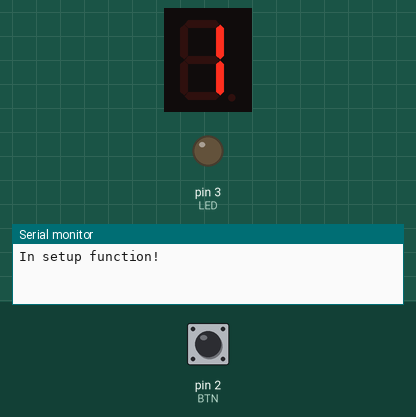
This sketch was run on a simulated Arduino Uno, built with avr-gcc and run on an emulated ATmega328P. Parts: 1-digit seven-segment display, output pins drawn as LEDs (lit = HIGH), the last lines printed to the serial monitor. Wiring (inferred from the names in the program): 1-digit 7-segment display, segments lit when HIGH: segments pin 13, pin 12, pin 11, pin 10, pin 9, pin 8, pin 7, pin 6. The inputs (shaded band) are chosen by the test bench; at power-on: pin 2 (BTN) LOW. The segment pins are drawn as the display they are named for; pins used as bus, display or sensor lines are not drawn.

Above: at 0.1 s.
At 16.1 s:
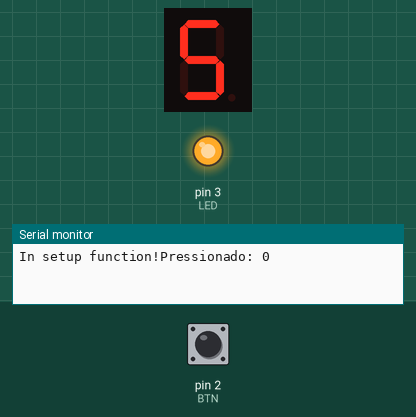
At 25.1 s:
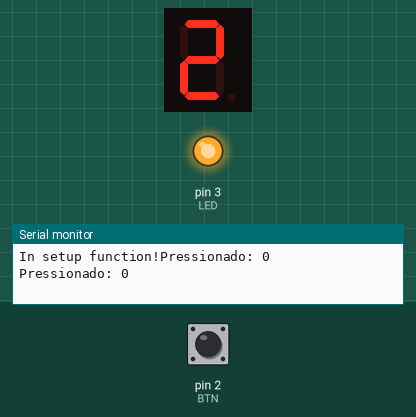
At 34.1 s:
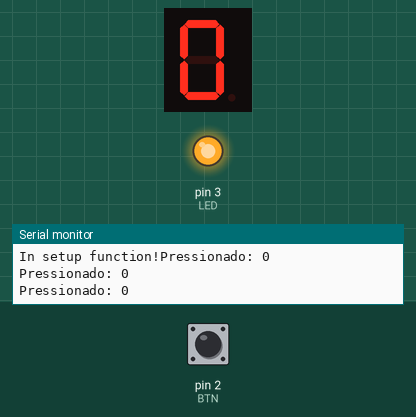
Timing chart, 0 to 35.6 s (numbered marks = the images above):
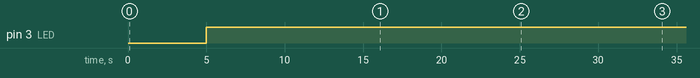

The sketch:

Desafio1_Eduardo_Junqueira_30241_.ino
```cpp
//////////////////////////////////////////////////////////////////////////////
//
// Desafio 1 - Nov'14 2024
//
//////////////////////////////////////////////////////////////////////////////

//////////////////////////////////////////////////////////////////////////////
//
// Eduardo Miguel Moreira Junqueira ERSC nº30241 3ano Turma B
//
//link Trinkercad:https://www.tinkercad.com/things/8ZsrGOqhGES/editel?sharecode=yKUSDT26VXurxIqaBJqq9_jDP0zb4j1cHzf9ATJ2zOA
//////////////////////////////////////////////////////////////////////////////

// Define os pinos do display de 7 segmentos
#define A 13
#define B 12
#define C 11
#define D 10
#define E 9
#define F 8
#define G 7
#define DP 6

// Define os pinos do LED e do Botão
#define LED 3
#define BTN 2

#define dW digitalWrite //Atalho para digitalWrite
#define F_CPU 16000000  // Frequência do clock para o Timer1

// Variáveis globais
volatile bool timerFlag = false;// Flag para indicar que o temporizador terminou, começa com false
volatile bool buttonPressed = false;
int countValue = 1;
int buttonPressCount = 0;//Contador de pressão do Button BTN
int timer1_period = 15624;//Valor inicial do temporizador quantidade que é possível ler numeros de cliques em 1 segundo

//Estados Possíveis 3
enum Estado { COUNTING, LED_ON, LED_BLINK };
Estado estadoAtual = COUNTING; //Estado inicial de contagem

//Protótipos das funções
void setupTimer1(float frequency);
void turnOffDisplay();
void numToDisplay(int num);

//Função Setup de inicialização
void setup() {
    Serial.begin(9600);
    Serial.print("In setup function!");//Apenas para verificar se está a passar pela função de setup
    setupTimer1(1);

    pinMode(LED, OUTPUT);   // Define o pino do LED como saída
    pinMode(BTN, INPUT);    // Define o pino do botão como entrada

 // Define os pinos do display de 7 segmentos como saída
    pinMode(A, OUTPUT);
    pinMode(B, OUTPUT);
    pinMode(C, OUTPUT);
    pinMode(D, OUTPUT);
    pinMode(E, OUTPUT);
    pinMode(F, OUTPUT);
    pinMode(G, OUTPUT);
    pinMode(DP, OUTPUT);
// Inicializa o estado do LED que é LOW e do display
    dW(LED, LOW);
    turnOffDisplay();
    attachInterrupt(digitalPinToInterrupt(BTN), buttonISR, RISING); // Interrupção para o botão
}

//Função  Loop de  Controlo
void loop() {

    if (timerFlag) { // Se o temporizador terminou
        timerFlag = false;// Reseta a flag

//3 estados Switch Case:
        switch (estadoAtual) {
            case COUNTING:
                if (countValue <= 5) {
                    numToDisplay(countValue);// Mostra o número no display
                    countValue++;// Decrementa o número em oredem crescente até 5
                } else {
                    estadoAtual = LED_ON;// Passa para o estado ON
                    dW(LED, HIGH);// Liga o LED
                    countValue = 4; // Reseta num para 4 segundos
                    //Falta a parte de clicar 9 vezes no botão e ele fazer Reset
                }
                break;

            case LED_ON:
                if (countValue > 0) {
                    countValue--;// Decrementa o tempo de 4 segundos
                } else {
                    Serial.print("Pressionado: ");
                    Serial.println(buttonPressCount);//Mostra o número de pressões na linha de Comandos
                    numToDisplay(buttonPressCount);// Mostra o número de pressões no display
                    estadoAtual = LED_BLINK;// Passa para o estado BLINK
                    countValue = buttonPressCount;//Guarda em countValue o valor de cliques pressionados
                }
                break;

            case LED_BLINK:
                 // Pisca o LED com uma frequência baseada em cnt
                for (int i = 0; i < buttonPressCount; i++) {
                    dW(LED, HIGH);
                    delayMicroseconds(1000000);// 100ms ligado
                    dW(LED, LOW);
                    delayMicroseconds(1000000);  // 100ms desligado
                }
                estadoAtual = COUNTING;// Reinicia o ciclo volta para o estado inicial COUNTING
                countValue = 1;//Reinicia o valor da constante para 1
                buttonPressCount = 0;//Reinicia o valor de cliques
                break;
        }
    }
// Interrupção externa para o botão
    if (buttonPressed) {
        buttonPressed = false;

        if (estadoAtual == COUNTING) // Verifica se o estado atual é o inicial COUNTING
        {
            countValue = 1;
        } else if (estadoAtual == LED_ON) {
            buttonPressCount++;
            if (buttonPressCount == 9) // Verifica se o botão foi pressionado 9 vezes
            {
                estadoAtual = COUNTING;
                dW(LED, LOW);
            }
        }
    }
}

void setupTimer1(float frequency) {
    noInterrupts();// Desativa interrupções
    TCCR1A = 0;// Modo normal
    TCCR1B = 0;// Limpa o registrador
    TCNT1  = 0;// Zera o contador TCNT1

// Configura o valor de comparação para o temporizador no modo CTC
    OCR1A = (F_CPU / (1024 * frequency)) - 1;

// Configura o prescaler para 1024 e modo CTC
    TCCR1B |= (1 << WGM12) | (1 << CS12) | (1 << CS10);

// Habilita a interrupção do comparador A
    TIMSK1 |= (1 << OCIE1A);

    interrupts(); // Ativa interrupções
}

// Interrupção para o comparador A do TIMER1
ISR(TIMER1_COMPA_vect) {
    timerFlag = true;// Define a flag para indicar que o tempo expirou limpando a flag a 1
}

// Interrupção externa para o botão
void buttonISR() {
    buttonPressed = true;
}

// Desliga todos os LEDs
void turnOffDisplay() {
    dW(A, LOW);
    dW(B, LOW);
    dW(C, LOW);
    dW(D, LOW);
    dW(E, LOW);
    dW(F, LOW);
    dW(G, LOW);
}

// Exibe o número 'num' no display
void numToDisplay(int num) {
    turnOffDisplay();
    switch (num) {
        case 0: dW(A, HIGH); dW(B, HIGH); dW(C, HIGH); dW(D, HIGH); dW(E, HIGH); dW(F, HIGH); break;
        case 1: dW(B, HIGH); dW(C, HIGH); break;
        case 2: dW(A, HIGH); dW(B, HIGH); dW(D, HIGH); dW(E, HIGH); dW(G, HIGH); break;
        case 3: dW(A, HIGH); dW(B, HIGH); dW(C, HIGH); dW(D, HIGH); dW(G, HIGH); break;
        case 4: dW(B, HIGH); dW(C, HIGH); dW(F, HIGH); dW(G, HIGH); break;
        case 5: dW(A, HIGH); dW(C, HIGH); dW(D, HIGH); dW(F, HIGH); dW(G, HIGH); break;
        case 6: dW(A, HIGH); dW(C, HIGH); dW(D, HIGH); dW(E, HIGH); dW(F, HIGH); dW(G, HIGH); break;
        case 7: dW(A, HIGH); dW(B, HIGH); dW(C, HIGH); break;
        case 8: dW(A, HIGH); dW(B, HIGH); dW(C, HIGH); dW(D, HIGH); dW(E, HIGH); dW(F, HIGH); dW(G, HIGH); break;
        case 9: dW(A, HIGH); dW(B, HIGH); dW(C, HIGH); dW(D, HIGH); dW(F, HIGH); dW(G, HIGH); break;
        default: dW(G, HIGH); break;
    }
}
```

Measured:
- by itself, pin 3 (LED): LOW → HIGH at 5.0 s
- what the display in image 1 shows lasts 6.0 s, from 16.0 s to 22.0 s
- what the display in image 2 shows lasts 1.0 s, from 25.0 s to 26.0 s
